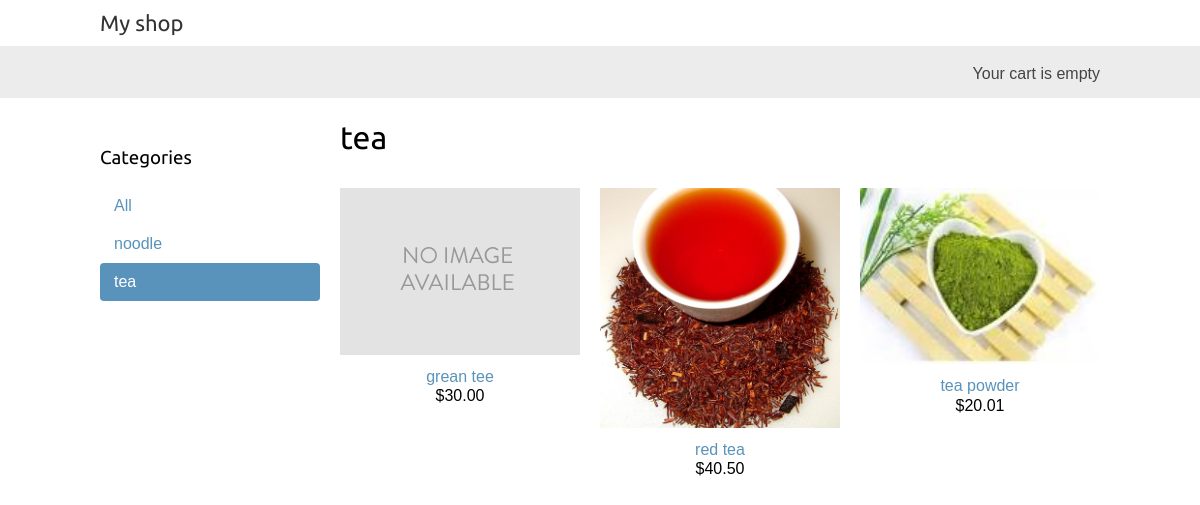
Page /tea/ on the committed database.
### shop/models.py (models this page shows, shortened)
class Category(models.Model):
	name = models.CharField(max_length=200)
	slug = models.SlugField(max_length=200, unique=True)
	class Meta:
		ordering = ['name']
		indexes = [
			models.Index(fields=['name']),
		]
		verbose_name = 'category'
		verbose_name_plural = 'categories'
	def get_absolute_url(self):
		return reverse('shop:product_list_by_category', args=[self.slug])

class Product(models.Model):
	category = models.ForeignKey(Category, related_name='products', on_delete=models.CASCADE)
	name = models.CharField(max_length=200)
	slug = models.SlugField(max_length=200)
	image = models.ImageField(upload_to='products/%Y/%m/%d', blank=True)
	description = models.TextField(blank=True)
	price = models.DecimalField(max_digits=10, decimal_places=2)
	available = models.BooleanField(default=True)
	created = models.DateTimeField(auto_now_add=True)
	updated = models.DateTimeField(auto_now=True)
	class Meta:
		ordering = ['name']
		indexes = [
			models.Index(fields=['id','slug']),
			models.Index(fields=['name']),
			models.Index(fields=['-created']),
		]
	def get_absolute_url(self):
		return reverse('shop:product_detail', args=[self.id, self.slug])

### shop/views.py (the view)
# urls.py: path('', views.product_list, name='product_list'),
def product_list(request, category_slug=None):
	category = None
	categories = Category.objects.all()
	products = Product.objects.filter(available=True)
	if category_slug:
		category = get_object_or_404(Category, slug=category_slug)
		products = products.filter(category=category)
	return render(request, 'shop/product/list.html', {'category':category,
								'categories':categories, 'products':products})

### cart/cart.py (called while the page is built)
	def __len__(self):
		return sum(item['quantity'] for item in self.cart.values())

### cart/context_processors.py (called while the page is built)
def cart(request):
	return {'cart':Cart(request)}

### shop/templates/shop/product/list.html (shortened to what this page needs)
{% extends 'shop/base.html' %}
{% load static %}
{% block content %}
	<div id='sidebar'>
		<h3>Categories</h3>
		<ul>
			<li {% if not category %}class='selected'{% endif %}>
				<a href="{% url 'shop:product_list' %}">All</a>
			</li>
			{% for c in categories %}
				<li {% if category.slug == c.slug %}class='selected'{% endif %}>
					<a href="{{ c.get_absolute_url }}">{{ c.name }}</a>
				</li>
			{% endfor %}
		</ul>
	</div>
	<div id='main' class="product-list">
		<h1>{% if category %}{{ category.name }}{% else %}Products{% endif %}</h1>
		{% for product in products %}
			<div class="item">
				<a href="{{ product.get_absolute_url }}">
					<img src="{% if product.image %}{{ product.image.url }}{% else %}
								{% static 'img/no_image.png' %}{% endif %}">
				</a>
				<a href="{{ product.get_absolute_url }}">{{ product.name }}</a>
				<br>
				${{ product.price }}
			</div>
		{% endfor %}
	</div>
{% endblock content %}

### shop/static/css/base.css (style rules this page uses)
body { margin:0; padding:0; font-family:helvetica, sans-serif; }
h1, h2, h3, h4, h5 , h6 { font-family: 'Ubuntu', sans-serif; font-weight:normal; }
a { text-decoration:none; color:#5993bb; }
#sidebar { width:220px; padding:30px 20px 0 0; float:left; }
#sidebar ul { margin:0; padding:0; }
#sidebar ul li { margin:0; list-style:none; padding:10px 14px; }
#sidebar ul li a { display:block; }
#sidebar ul li.selected { background:#5993bb; border-radius:4px; }
#sidebar ul li.selected a { color:#fff; }
#main { float:left; width: 96%; margin-right:-220px; overflow:hidden; }
.product-list .item { width:25%; padding:10px 20px 10px 0; float:left; text-align:center; line-height:1.2; }
.product-list .item img { width:100%; margin-bottom:8px; }

### rows in the picture
Category: name "noodle"
Category: name "tea"
Product: name "grean tee", price "30.00"
Product: image (picture), name "red tea", price "40.50"
Product: image (picture), name "tea powder", price "20.01"
